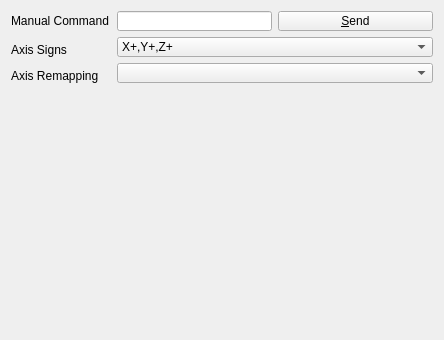
        <widget class="QWidget" name="BNO055">
         <property name="minimumSize">
          <size>
           <width>0</width>
           <height>340</height>
          </size>
         </property>
         <layout class="QGridLayout" name="gridLayout_6">
          <item row="1" column="0">
           <widget class="QLabel" name="label_8">
            <property name="minimumSize">
             <size>
              <width>100</width>
              <height>20</height>
             </size>
            </property>
            <property name="maximumSize">
             <size>
              <width>100</width>
              <height>20</height>
             </size>
            </property>
            <property name="text">
             <string>Axis Signs</string>
            </property>
            <property name="alignment">
             <set>Qt::AlignmentFlag::AlignBottom|Qt::AlignmentFlag::AlignLeading|Qt::AlignmentFlag::AlignLeft</set>
            </property>
           </widget>
          </item>
          <item row="0" column="2">
           <widget class="QPushButton" name="cmdSend">
            <property name="minimumSize">
             <size>
              <width>155</width>
              <height>20</height>
             </size>
            </property>
            <property name="maximumSize">
             <size>
              <width>16777215</width>
              <height>20</height>
             </size>
            </property>
            <property name="text">
             <string>&amp;Send</string>
            </property>
           </widget>
          </item>
          <item row="0" column="1">
           <widget class="QLineEdit" name="txtCommand">
            <property name="minimumSize">
             <size>
              <width>155</width>
              <height>20</height>
             </size>
            </property>
            <property name="maximumSize">
             <size>
              <width>16777215</width>
              <height>20</height>
             </size>
            </property>
           </widget>
          </item>
          <item row="3" column="0">
           <spacer name="verticalSpacer_8">
            <property name="orientation">
             <enum>Qt::Orientation::Vertical</enum>
            </property>
            <property name="sizeHint" stdset="0">
             <size>
              <width>20</width>
              <height>20</height>
             </size>
            </property>
           </spacer>
          </item>
          <item row="1" column="1" colspan="2">
           <widget class="QComboBox" name="cmbSigns">
            <property name="sizePolicy">
             <sizepolicy hsizetype="Minimum" vsizetype="Fixed">
              <horstretch>1</horstretch>
              <verstretch>0</verstretch>
             </sizepolicy>
            </property>
            <property name="minimumSize">
             <size>
              <width>315</width>
              <height>20</height>
             </size>
            </property>
            <property name="maximumSize">
             <size>
              <width>16777215</width>
              <height>20</height>
             </size>
            </property>
            <item>
             <property name="text">
              <string>X+,Y+,Z+</string>
             </property>
            </item>
            <item>
             <property name="text">
              <string>X+,Y+,Z-</string>
             </property>
            </item>
            <item>
             <property name="text">
              <string>X+,Y-,Z+</string>
             </property>
            </item>
            <item>
             <property name="text">
              <string>X+,Y-,Z-</string>
             </property>
            </item>
            <item>
             <property name="text">
              <string>X-,Y+,Z+</string>
             </property>
            </item>
            <item>
             <property name="text">
              <string>X-,Y+,Z-</string>
             </property>
            </item>
            <item>
             <property name="text">
              <string>X-,Y-,Z+</string>
             </property>
            </item>
            <item>
             <property name="text">
              <string>X-,Y-,Z-</string>
             </property>
            </item>
           </widget>
          </item>
          <item row="2" column="1" colspan="2">
           <widget class="QComboBox" name="cmbRemap">
            <property name="sizePolicy">
             <sizepolicy hsizetype="MinimumExpanding" vsizetype="Fixed">
              <horstretch>0</horstretch>
              <verstretch>0</verstretch>
             </sizepolicy>
            </property>
            <property name="minimumSize">
             <size>
              <width>315</width>
              <height>20</height>
             </size>
            </property>
            <property name="maximumSize">
             <size>
              <width>16777215</width>
              <height>20</height>
             </size>
            </property>
           </widget>
          </item>
          <item row="0" column="0">
           <widget class="QLabel" name="label_7">
            <property name="minimumSize">
             <size>
              <width>100</width>
              <height>20</height>
             </size>
            </property>
            <property name="maximumSize">
             <size>
              <width>100</width>
              <height>20</height>
             </size>
            </property>
            <property name="text">
             <string>Manual Command</string>
            </property>
           </widget>
          </item>
          <item row="2" column="0">
           <widget class="QLabel" name="label_6">
            <property name="sizePolicy">
             <sizepolicy hsizetype="Preferred" vsizetype="Preferred">
              <horstretch>0</horstretch>
              <verstretch>0</verstretch>
             </sizepolicy>
            </property>
            <property name="minimumSize">
             <size>
              <width>100</width>
              <height>20</height>
             </size>
            </property>
            <property name="maximumSize">
             <size>
              <width>100</width>
              <height>20</height>
             </size>
            </property>
            <property name="text">
             <string>Axis Remapping</string>
            </property>
            <property name="alignment">
             <set>Qt::AlignmentFlag::AlignBottom|Qt::AlignmentFlag::AlignLeading|Qt::AlignmentFlag::AlignLeft</set>
            </property>
           </widget>
          </item>
         </layout>
        </widget>
